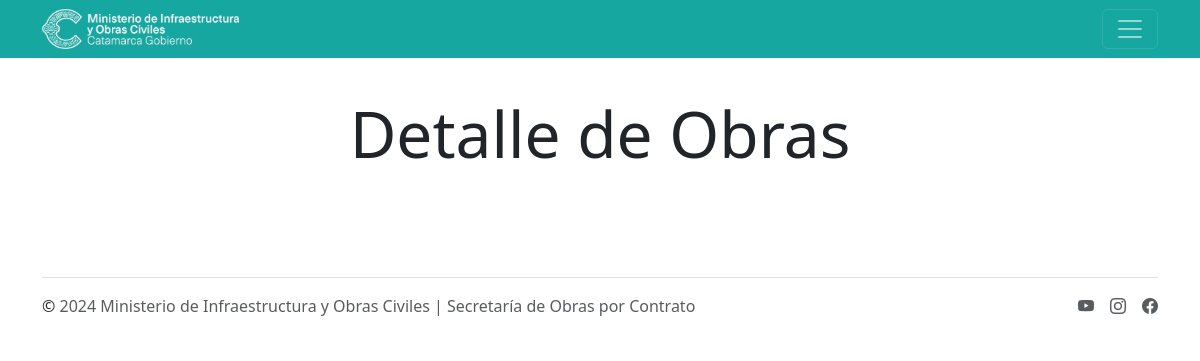
/soc/obras/detalle/ (signed in), run on an earlier commit of the app's database.
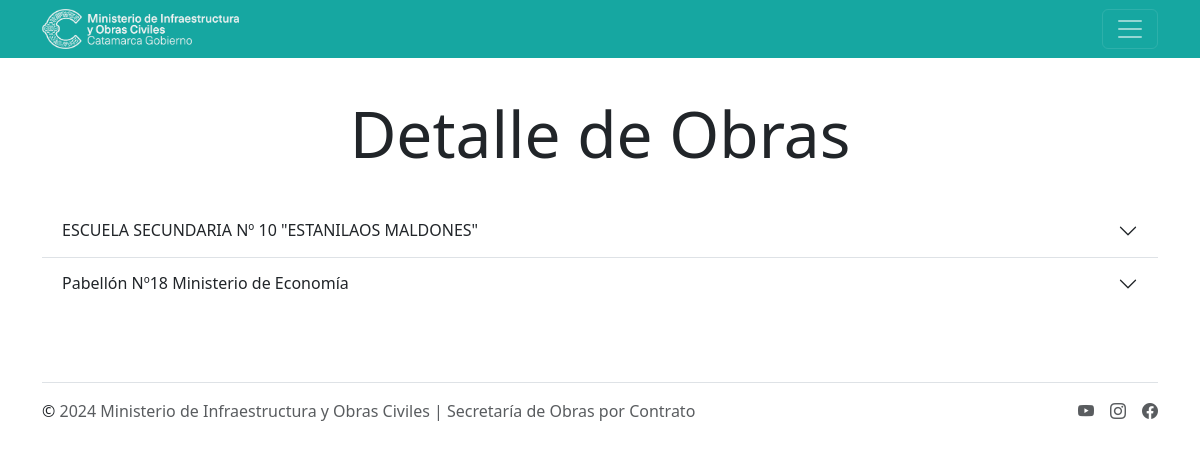
And on a later commit of the database.
### mioc/models.py (models this page shows, shortened)
class Memorias(models.Model):
    id = models.BigAutoField(auto_created=True, primary_key=True, serialize=False, verbose_name='ID')
    codMem = models.CharField(max_length=200, verbose_name='Cod. Memoria', editable=False, unique=True)
    obra = models.ForeignKey(Obras, on_delete=models.CASCADE, verbose_name='Obra')
    memoria = models.TextField(verbose_name='Memoria', blank=True, null=True)
    resumen = models.TextField(verbose_name='Resumen', blank=True, null=True)
    imagen = models.ImageField(upload_to='static/images', verbose_name='Imagen', blank=True, null=True)
    user = models.ForeignKey(User, on_delete=models.CASCADE, verbose_name='Cargado por', default=1)
    class Meta:
        verbose_name = 'Memoria'
        verbose_name_plural = 'Memorias'
        ordering = ['obra']

class Obras(models.Model):
    id = models.BigAutoField(
        auto_created=True, primary_key=True, serialize=False, verbose_name='ID')
    expedientes = models.CharField(max_length=30, verbose_name='Expediente')
    codObra = models.CharField(
        max_length=200, verbose_name='Cod. Obra', editable=False, blank=True, null=True)
    institucion = models.ForeignKey(
        Instituciones, on_delete=models.CASCADE, verbose_name='Institución')
    inspector = models.ForeignKey(
        Inspectores, on_delete=models.CASCADE, verbose_name='Inspector')
    empresa = models.ForeignKey(
        Empresas, on_delete=models.CASCADE, verbose_name='Empresa', blank=True, null=True)
    inicio = models.DateField(verbose_name='Fecha de inicio')
    uvi = models.ForeignKey(Uvis, on_delete=models.CASCADE,
                            verbose_name='Uvi', editable=False, blank=True, null=True)
    plazo = models.IntegerField(verbose_name='Plazo Contractual (días)')
    vencimiento_contractual = models.DateField(
        verbose_name='Vencimiento Contractual', blank=True, null=True)
    nombre_obra = models.CharField(
        max_length=250, verbose_name='Carátula Obra', null=True, blank=True)
    monto_contrato = models.FloatField(
        verbose_name='Monto de contrato ($)', blank=True, null=True)
    fecha_cotrato = models.DateField(
        verbose_name='Fecha de contrato', blank=True, null=True)
    monto_uvi = models.FloatField(
        verbose_name='Monto de contrato (UVIS)', blank=True, null=True)
    valor_uvi_contrato = models.FloatField(
        verbose_name='Valor UVI contrato', blank=True, null=True)
    class Meta:
        verbose_name = 'Obra'
        verbose_name_plural = 'Obras'
        ordering = ['institucion']

class Instituciones(models.Model):
    id = models.BigAutoField(
        auto_created=True, primary_key=True, serialize=False, verbose_name='ID')
    name = models.CharField(max_length=200, verbose_name='Institución')
    clase = models.ForeignKey(
        Clases, on_delete=models.CASCADE, verbose_name='Tipo de Institución')
    location = models.ForeignKey(
        Location, on_delete=models.CASCADE, verbose_name='Ubicación')
    geometry = models.CharField(
        max_length=150, blank=True, null=True, verbose_name='Georeferencia')
    class Meta:
        verbose_name = 'Institución'
        verbose_name_plural = 'Instituciones'
        ordering = ['name']

### mioc/views.py (the view)
# urls.py: path('obras/detalle/',login_required(views.detalle_obra), name='obra_detalle'),
def detalle_obra(request):
    obra = Memorias.objects.all()
    return render(request, 'obra_detalle.html', {'obra':obra})

### mioc/templates/obra_detalle.html (shortened to what this page needs)
{% extends 'layouts/base.html' %}
{% block content %}
{% load crispy_forms_tags %}
<main class="container py-5">
    <h1 class="display-3 text-center fw-medium">Detalle de Obras</h1>
    <br>
    <div class="accordion accordion-flush" id="accordionFlushExample">
        {% for x in obra %}
        <div class="accordion-item">
            <h2 class="accordion-header">
                <button class="accordion-button collapsed" type="button" data-bs-toggle="collapse"
                    data-bs-target="#flush-collapse{{ x.id }}" aria-expanded="false" aria-controls="flush-collapse{{ x.id }}">
                    {{ x.obra.institucion.name }}
                </button>
            </h2>
        </div>
        {% endfor %}
    </div>
</main>
{% endblock %}

What changed in the data, as far as the page shows it:
added Memorias: obra.institucion.name "ESCUELA SECUNDARIA Nº 10 \"ESTANILAOS MALDONES\""
added Memorias: obra.institucion.name "Pabellón Nº18 Ministerio de Economía"
